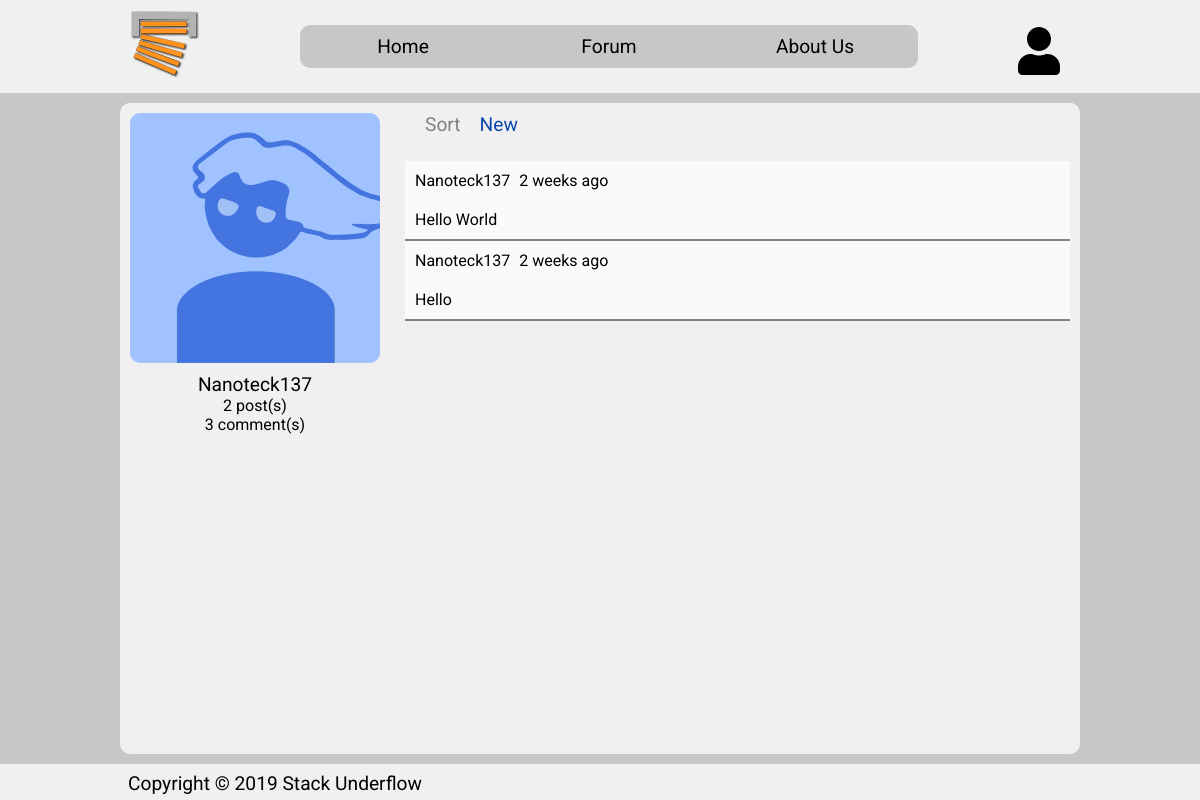
The app's page /view_profile.php?p=1 (signed in) with its own data.
### tables this page shows
CREATE TABLE users(
    uID int(8) PRIMARY KEY AUTO_INCREMENT,
    uName varchar (32) NOT NULL,
    uUsername varchar (64) NOT NULL,
    uEmail varchar (64) NOT NULL,
    uPassword varchar (128) NOT NULL,
    uBirthdate datetime NOT NULL,
    uCreatedDate datetime NOT NULL default CURRENT_TIMESTAMP,
    uUserType ENUM ('member', 'moderator', 'admin') NOT NULL DEFAULT 'member',
    uSignature varchar(32) DEFAULT "",
    uProfilePicture varchar(128) NOT NULL DEFAULT '',
    uTheme ENUM('light', 'dark') NOT NULL DEFAULT 'light'
);

CREATE TABLE forum_posts (
    pID int(8) PRIMARY KEY AUTO_INCREMENT,
    pTitle varchar(64) NOT NULL,
    pContent mediumtext NOT NULL,
    
    pAuthor int(8),
    FOREIGN KEY(pAuthor) REFERENCES users(uID),

    pCreatedDate datetime NOT NULL DEFAULT CURRENT_TIMESTAMP
);

### private/api/database.php (called while the page is built, shortened)
<?php
class DatabaseResult
{
    private $rows;
    private $numRows;
    public function __construct(array $rows, int $numRows)
    {
        $this->rows = $rows;
        $this->numRows = $numRows;
    }
    public function GetNumRows(): int
    {
        return $this->numRows;
    }
    public function GetRow(int $index)
    {
        return $this->rows[$index];
    }
}
class Database
{
    private $connection;
    public function __construct()
    {
        $this->connection = new mysqli("localhost", "root", "", "stackunderflow");
    }
    public function Query(string $query)
    {
        $result = $this->connection->query($query);
        if(is_bool($result))
        {
            return new DatabaseResult(array(), 0);
        }
        else
        {
            return new DatabaseResult($result->fetch_all(MYSQLI_BOTH), $result->num_rows);
        }
        return null;
    }
}
?>

### private/api/forum.php (called while the page is built, shortened)
<?php
class Comment
{
    public static function CreateForUser(Forum $forum, AuthUser $user, $row)
    {
        $post = $forum->GetPostById($row["cPostID"]);
        return new Comment(
            $row["cID"],
            $post,
            $row["cContent"],
            $user,
            $row["cCreatedDate"]
        );
    }
}
class Post
{
    private function __construct(Database $database,
                                Auth $auth,
                                int $id,
                                string $title,
                                string $content,
                                AuthUser $author,
                                string $createdDate)
    {
        $this->id = $id;
        $this->title = $title;
        $this->createdDate = $createdDate;
    }
    public static function CreateFromRow(Database $database, Auth $auth, $row): Post
    {
        $user = $auth->GetUserById($row["pAuthor"]);
        return new Post(
            $database,
            $auth,
            $row["pID"],
            $row["pTitle"],
            $row["pContent"],
            $user,
            $row["pCreatedDate"]
        );
    }
    public static function CreateForUser(Database $database, Auth $auth, AuthUser $user, $row): Post
    {
        return new Post(
            $database,
            $auth,
            $row["pID"],
            $row["pTitle"],
            $row["pContent"],
            $user,
            $row["pCreatedDate"]
        );
    }
}
class Forum
{
    private $database;
    private $auth;
    public function __construct(Database $database, Auth $auth)
    {
        $this->database = $database;
        $this->auth = $auth;
    }
    public function GetPostById(int $id): ?Post
    {
        $query = "SELECT * FROM forum_posts WHERE pID=$id ORDER BY forum_posts.pCreatedDate DESC";
        $result = $this->database->Query($query);
        if($result->GetNumRows() === 1)
        {
            $row = $result->GetRow(0);
            return Post::CreateFromRow($this->database, $this->auth, $row);
        }
        else
        {
            throw new ForumPostNotFoundException();
        }
    }
    public function GetPostFromUser(AuthUser $user): array
    {
        $posts = array();
        $userID = $user->id;
        $query = "SELECT * FROM forum_posts WHERE forum_posts.pAuthor=$userID ORDER BY forum_posts.pCreatedDate DESC";
        $result = $this->database->Query($query);
        for($i = 0; $i < $result->GetNumRows(); $i++)
        {
            $row = $result->GetRow($i);
            $post = Post::CreateForUser($this->database, $this->auth, $user, $row);
            array_push($posts, $post);
        }
        return $posts;
    }
    public function GetCommentsFromUser(AuthUser $user): array
    {
        $comments = array();
        $userID = $user->id;
        $query = "SELECT * FROM forum_comments WHERE forum_comments.cAuthor=$userID";
        $result = $this->database->Query($query);
        for($i = 0; $i < $result->GetNumRows(); $i++)
        {
            $row = $result->GetRow($i);
            $comment = Comment::CreateForUser($this, $user, $row);
            array_push($comments, $comment);
        }
        return $comments;
    }
}
?>

### private/api/auth.php (called while the page is built, shortened)
<?php
class AuthUser
{
    public function __construct(Database $database,
                                int $id,
                                string $name,
                                string $username,
                                string $email,
                                string $password,
                                string $birthdate,
                                string $createdDate,
                                string $type,
                                string $signature,
                                string $profilePicture,
                                string $theme)
    {
        $this->id = $id;
        $this->username = $username;
    }
    public static function CreateFromRow($database, $row): AuthUser
    {
        return new AuthUser(
            $database,
            $row["uID"],
            $row["uName"],
            $row["uUsername"],
            $row["uEmail"],
            $row["uPassword"],
            $row["uBirthdate"],
            $row["uCreatedDate"],
            $row["uUserType"],
            $row["uSignature"],
            $row["uProfilePicture"],
            $row["uTheme"]
        );
    }
}
class Auth
{
    public $database;
    public function __construct(Database $database)
    {
        $this->database = $database;
    }
    public function GetUserById(int $id): ?AuthUser
    {
        $query = "SELECT * FROM users WHERE uID=$id";
        try {
            $result = $this->database->Query($query);
            if($result->GetNumRows() === 1)
            {
                $row = $result->GetRow(0);
                return AuthUser::CreateFromRow($this->database, $row);
            }
            else
            {
                throw new AuthUserNotFoundException("User not found with id '$id'");
            }
        }
        catch(Exception $e)
        {
            throw new AuthUserNotFoundException("User not found with id '$id'");
        }
        return null;
    }
    public function GetLoggedInUserId(): int
    {
        return $_SESSION["user_id"];
    }
    public function GetLoggedInUser(): ?AuthUser
    {
        if($this->IsUserLoggedIn())
        {
            return $this->GetUserById($this->GetLoggedInUserId());
        }
        else
        {
            throw new AuthUserNotLoggedInException("The user is not logged in");
        }
        return null;
    }
    public function IsUserLoggedIn()
    {
        return isset($_SESSION["valid_login"]) && $_SESSION["valid_login"] === true;
    }
}
?>

### private/common.php (called while the page is built, shortened)
<?php
require_once("private/api/database.php");
require_once("private/api/auth.php");
require_once("private/api/forum.php");
function common_start()
{
    $database = new Database();
    $auth = new Auth($database);
    $forum = new Forum($database, $auth);
}
function format_time($time)
{
    $time = time() - $time;
    $time = ($time < 1) ? 1 : $time;
    $tokens = array(
        31536000 => 'year',
        2592000 => 'month',
        604800 => 'week',
        86400 => 'day',
        3600 => 'hour',
        60 => 'minute',
        1 => 'second'
    );
    foreach ($tokens as $unit => $text)
    {
        if ($time < $unit) continue;
        $numberOfUnits = floor($time / $unit);
        return $numberOfUnits . ' ' . $text . (($numberOfUnits > 1) ? 's' : '');
    }
}
function format_time_data($time_data)
{
    return format_time(strtotime($time_data));
}
?>

### view_profile.php (the view, shortened to what this page needs)
<?php
    require_once("private/common.php");
?>
<!DOCTYPE html>
<html>
<head>
    <?php include "template/head.php" ?>
    <link rel="stylesheet" href="css/pages/view_profile.css">
    <link rel="stylesheet" href="css/common/forum.css">
</head>
<body>
    <?php
        $user = null;
        if(isset($_GET["p"]))
        {
            try
            {
                $user = $auth->GetUserById($_GET["p"]);
            }
            catch(AuthUserNotFoundException $e)
            {
                header("location: index.php");
                exit();
            }
        }
        else
        {
            header("location: index.php");
            exit();
        }
        $posts = $forum->GetPostFromUser($user);
        $comments = $forum->GetCommentsFromUser($user);
    ?>
    <div id="container">
        <?php include "template/header.php" ?>
        <main>
            <div id="profile-info">
                <?php
                $profilePicturePath = "img/default_profile_picture.jpg";
                ?>
                <img id="profile-pic" src="<?php echo $profilePicturePath ?>" alt="Profile Pic" width="250">
                <p id="profile-info-name"><?php echo $user->username?></p>
                <p id="profile-info-posts"><?php echo count($posts); ?> post(s)</p>
                <p id="profile-info-comments"><?php echo count($comments); ?> comment(s)</p>
            </div>
            <div id="profile">
                <div id="posts-sort" class="forum-sort">
                    <p class="forum-sort-title">Sort</p>
                    <p class="forum-sort-selected">New</p>
                </div>
                <div id="profile-posts">
                    <?php
                    for ($i = 0; $i < count($posts); $i++)
                    {
                        $post = $posts[$i];
                    ?>
                    <div class="forum-post">
                        <div class="forum-author">
                            <p><?php echo $user->username; ?></p>
                            <p><?php echo format_time_data($post->createdDate); ?> ago</p>
                        </div>
                        <a class="forum-title" href="view_post.php?p=<?php echo $post->id; ?>">
                            <p><?php echo $post->title; ?></p>
                        </a>
                    </div>
                    <?php
                    }
                    ?>
                </div>
            </div>
        </main>
        <?php include "template/footer.php" ?>
    </div>
</body>
</html>

### css/common/main.css (style rules this page uses)
* { margin: 0; padding: 0; font-family: 'Roboto', sans-serif; }
html,body { height: 100%; min-height: 100%; }
body { background-color: var(--primary-background-color-dark); }
p, h1, h2, h3, h4, h5, h6, i, svg { color: var(--primary-background-color-on); }
#container { display: flex; min-height: 100vh; flex-direction: column; }
main { display: flex; flex-direction: column; flex: 1; background-color: var(--primary-background-color); }
@media all and (min-width: 960px) { main { width: 960px; margin: 10px auto; border-radius: 10px; } }

### css/pages/view_profile.css (style rules this page uses)
#profile-info { display: flex; flex-direction: column; padding: 10px; margin-bottom: 10px; }
#profile-info p { width: 100%; text-align: center; }
#profile-info-name { font-size: 1.2em; }
#profile-pic { position: relative; left: calc(50% - 250px / 2); border-radius: 10px; margin-bottom: 10px; }
#profile { display: flex; flex-direction: column; width: 100%; }
.forum-sort { position: relative; background-color: var(--primary-background-color); margin-bottom: 5px; padding: 10px; }
.forum-sort > p { display: inline-block; font-size: 1.2em; }
.forum-sort-title { margin-left: 20px; color: gray; }
.forum-sort-selected { margin-left: 10px; padding: 0px 5px; color: rgb(12, 70, 171); }
#profile-posts { background-color: var(--primary-background-color); }
.forum-author > p { margin-right: 5px; }
@media all and (min-width: 960px) { main { flex-direction: row; align-items: flex-start; } }
@media all and (min-width: 960px) { #profile-info { margin-right: 5px; border-radius: 10px; } }
@media all and (min-width: 960px) { .forum-sort { border-radius: 10px; } }
@media all and (min-width: 960px) { #profile-posts { border-radius: 10px; padding: 10px; } }

### css/common/forum.css (style rules this page uses)
.forum-post { background-color: var(--primary-background-color-light); border-bottom: 2px solid gray; width: 100%; }
.forum-title p { padding: 10px; }
.forum-author { padding: 10px; }
.forum-author p { display: inline-block; }
.forum-title:link { text-decoration: none; }

### records on screen
users: uUsername "Nanoteck137"
forum_posts: pCreatedDate "2 weeks", pTitle "Hello World"
forum_posts: pAuthor.uUsername "Nanoteck137", pTitle "Hello"

### other values on screen
count($posts) "2"
count($comments) "3"
